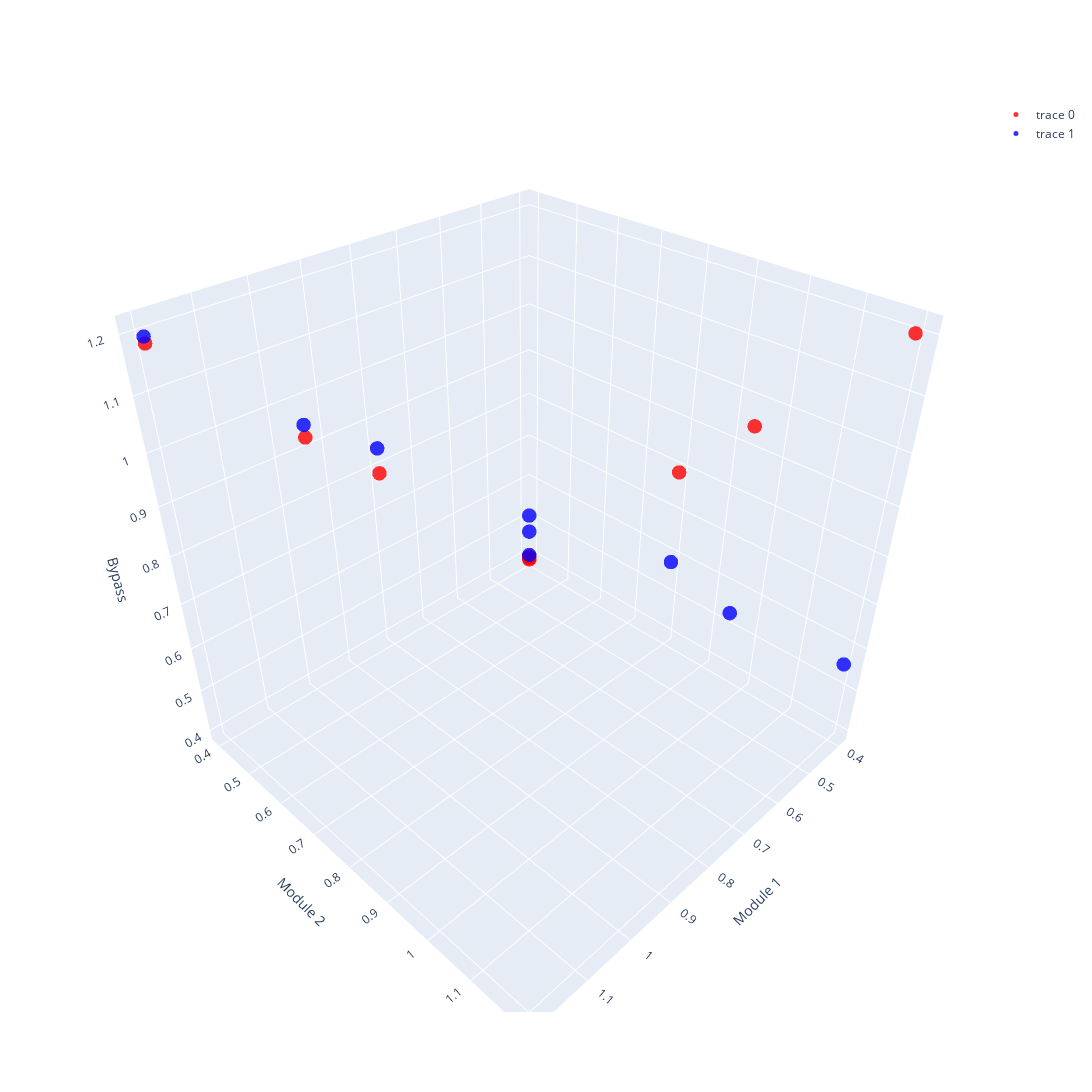

Here is the notebook cell this chart was saved with:
### Code cell
# Plots a 3d plot with module_1 as x-axis, module_2 as y-axis and the bypass_on column on the z-axis in red and bypass_off column on the z-axis in red
fig = go.Figure(data=[go.Scatter3d(
    x=df['module_1'],
    y=df['module_2'],
    z=df['bypass_on'],
    mode='markers',
    marker=dict(
        size=5,
        color='red',                # set color to an array/list of desired values
        colorscale='Viridis',   # choose a colorscale
        opacity=0.8
    )
), go.Scatter3d(
    x=df['module_1'],
    y=df['module_2'],
    z=df['bypass_off'],
    mode='markers',
    marker=dict(
        size=5,
        color='blue',                # set color to an array/list of desired values
        colorscale='Viridis',   # choose a colorscale
        opacity=0.8
    )
)])
# Update size to 1200x1200
# Label the axes
fig.update_layout(scene=dict(
                    xaxis_title='Module 1',
                    yaxis_title='Module 2',
                    zaxis_title='Bypass'),
                    width=1200,
                    height=1200)
# Only show the tickvals on the x and y axes with the data
# Show the figure
fig.show()

### Figure 1 — Plotly figure (JSON) as saved in the notebook; plotly's stock layout.template omitted (floating-point values rounded to 4 significant figures)
{"data": [{"marker": {"color": "red", "colorscale": [[0, "#440154"], [0.1111, "#482878"], [0.2222, "#3e4989"], [0.3333, "#31688e"], [0.4444, "#26828e"], [0.5556, "#1f9e89"], [0.6667, "#35b779"], [0.7778, "#6ece58"], [0.8889, "#b5de2b"], [1, "#fde725"]], "opacity": 0.8, "size": 5}, "mode": "markers", "type": "scatter3d", "x": [0.4, 0.4, 0.4, 0.8, 0.8, 0.8, 1.2, 1.2, 1.2], "y": [0.4, 0.8, 1.2, 0.4, 0.8, 1.2, 0.4, 0.8, 1.2], "z": [0.401, 0.796, 1.202, 0.794, 0.796, 1.202, 1.186, 1.186, 1.2]}, {"marker": {"color": "blue", "colorscale": [[0, "#440154"], [0.1111, "#482878"], [0.2222, "#3e4989"], [0.3333, "#31688e"], [0.4444, "#26828e"], [0.5556, "#1f9e89"], [0.6667, "#35b779"], [0.7778, "#6ece58"], [0.8889, "#b5de2b"], [1, "#fde725"]], "opacity": 0.8, "size": 5}, "mode": "markers", "type": "scatter3d", "x": [0.4, 0.4, 0.4, 0.8, 0.8, 0.8, 1.2, 1.2, 1.2], "y": [0.4, 0.8, 1.2, 0.4, 0.8, 1.2, 0.4, 0.8, 1.2], "z": [0.514, 0.588, 0.564, 0.848, 0.852, 0.904, 1.197, 1.204, 1.204]}], "layout": {"height": 1200, "scene": {"xaxis": {"title": {"text": "Module 1"}}, "yaxis": {"title": {"text": "Module 2"}}, "zaxis": {"title": {"text": "Bypass"}}}, "width": 1200}}
